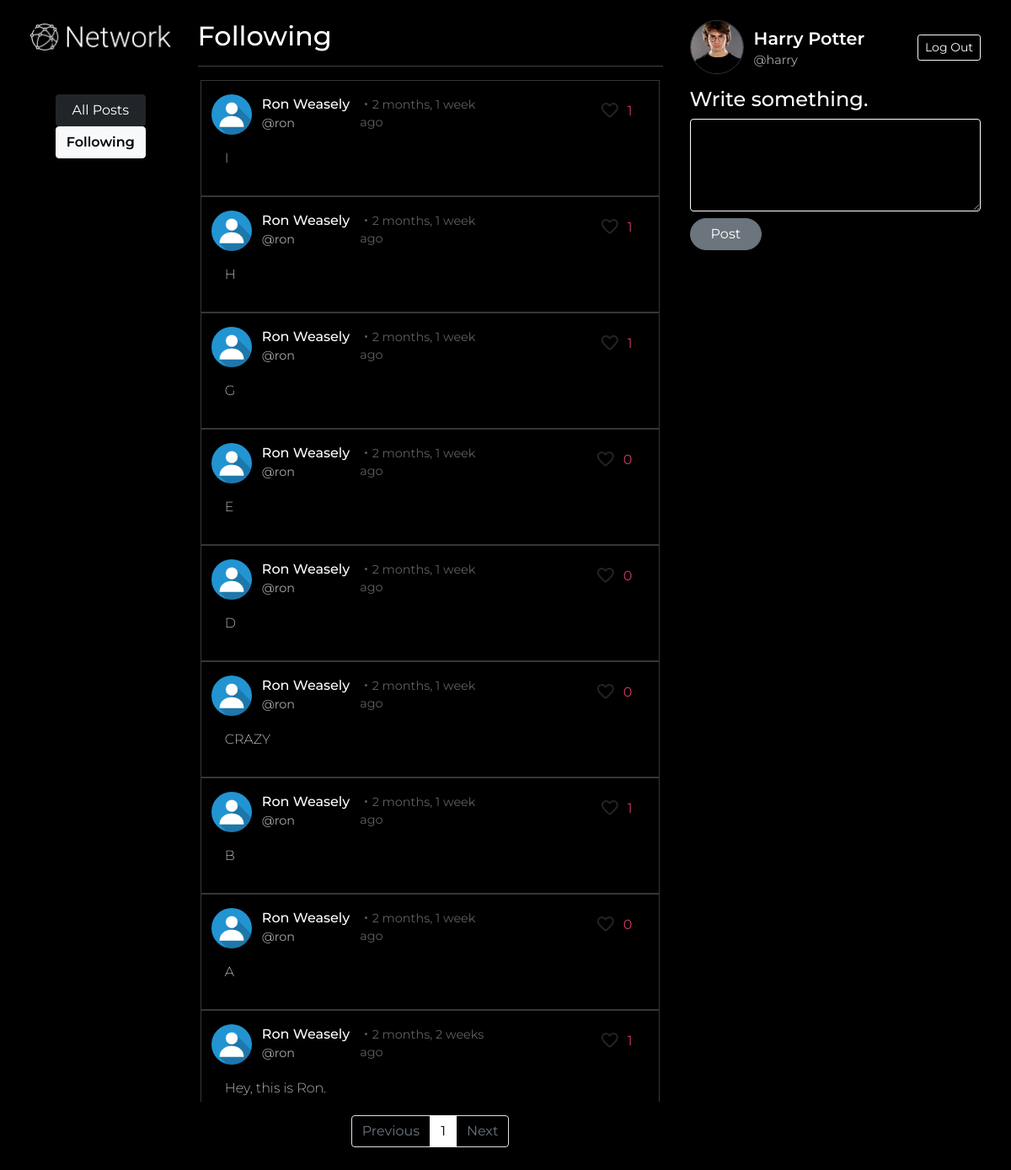
/following (signed in), run on the app's committed database.
### network/models.py (models this page shows, shortened)
class Post(models.Model):
    creator = models.ForeignKey(User, on_delete=models.CASCADE, related_name="posts")
    content = models.CharField(max_length=255)
    timestamp = models.DateTimeField(auto_now_add=True)
    def liked_users(self):
        return [x[0] for x in self.likes.values_list("user_id")]

class User(AbstractUser):
    pass

class Profile(models.Model):
    user = models.OneToOneField(User, on_delete=models.CASCADE)
    profile_pic = models.ImageField(upload_to="profile_pics", blank=True)
    timestamp = models.DateField(auto_now_add=True)

### network/views.py (the view)
# urls.py: path("following", views.following, name="following"),
@login_required(login_url="login")
def following(request):
    if request.method == "POST":
        creator = request.user
        content = request.POST["content"]
        post = Post(creator=creator, content=content)
        post.save()
        return HttpResponseRedirect(reverse("index"))
    posts = []
    following = request.user.following.all()
    for profile in following:
        print(profile)
        posts.extend(profile.following.posts.all())
    posts.reverse()
    paginator = Paginator(posts, 10)
    page_number = request.GET.get('page')
    page_obj = paginator.get_page(page_number)
    return render(request, "network/following.html", {
        "posts": page_obj
    })

### network/models.py (called while the page is built)
    def __str__(self):
        return f"{self.follower} follows {self.following}"

### network/templates/network/following.html (shortened to what this page needs)
{% extends "network/layout.html" %}
{% load static %}
{% load humanize %}
{% block nav %}
    <a class="btn btn-dark" href="{% url 'index' %}">All Posts</a>
    <a style="font-weight: 600;" class="btn btn-light" href="{% url 'following' %}">Following</a>
{% endblock %}
{% block body %}
    <div class="col-6 ms-2 me-2">
        <h2>Following</h2>
        <hr>
        <div class="post-list">
            {% for post in posts %}
                <div class="row posts">
                    <div class="row">
                        <div class="col-auto">
                            {% if post.creator.profile.profile_pic.url != None %}
                                <img class="profile-pic-post" src="{{ post.creator.profile.profile_pic.url }}" alt="Profile Picture">
                            {% else %}
                                <img class="profile-pic-post" src="{% static 'network/media/default-profile-picture.jpg' %}" alt="Profile Picture">
                            {% endif %}
                        </div>
                        <div class="col-auto">
                            <div class="row profile-name-post">
                                {{ post.creator.first_name }}
                                {{ post.creator.last_name }}
                            </div>
                            <div class="row">
                                <a class="profile-username-post" href="{% url 'profile' id=post.creator.pk %}">@{{ post.creator.username }}</a>
                            </div>
                        </div>
                        <div class="col time">
                            ・{{ post.timestamp|naturaltime }}
                        </div>
                        <div class="col d-grid gap-2 d-md-flex justify-content-md-end pe-0" id="toolbar-buttons">
                            {% if request.user.pk in post.liked_users %}
                                <button class="material-icons-round btn btn-bg-transparent p-0 like-button" id="like-button" data-post-id="{{ post.pk }}">
                                    favorite
                                </button>
                            {% else %}
                                <button class="material-icons-round btn btn-bg-transparent p-0 unlike-button" id="like-button" data-post-id="{{ post.pk }}">
                                </button>
                            {% endif %}
                            <span class="like-count" id="like-count-{{ post.pk }}">{{ post.likes.count }}</span>
                        </div>
                    </div>
                    <div class="row content-post" id="content-{{ post.pk }}">
                        {{ post.content }}
                    </div>
                </div>
            {% endfor %}
        </div>
        <nav class="nav justify-content-center">
            <ul class="pagination m-0 mt-3">
                {% if posts.has_previous %}
                    <li class="page-item">
                        <a class="page-link" href="?page={{ posts.previous_page_number }}" tabindex="-1">Previous</a>
                    </li>
                {% else %}
                    <li class="page-item disabled">
                        <a class="page-link" href="#" tabindex="-1" aria-disabled="true">Previous</a>
                    </li>
                {% endif %}
                {% for i in posts.paginator.page_range %}
                    {% if posts.number == i %}
                        <li class="page-item active" aria-current="page">
                            <a class="page-link" href="?page={{ i }}">{{ i }}</a>
                        </li>
                    {% elif i > posts.number|add:'-3' and i < posts.number|add:'3' %}
                        <li class="page-item">
                            <a class="page-link" href="?page={{ i }}">{{ i }}</a>
                        </li>
                    {% endif %}
                {% endfor %}
                {% if posts.has_next %}
                    <li class="page-item">
                        <a class="page-link" href="?page={{ posts.next_page_number }}">Next</a>
                    </li>
                {% else %}
                    <li class="page-item disabled   ">
                        <a class="page-link" href="#">Next</a>
                    </li>
                {% endif %}
            </ul>
        </nav>
    </div>
    <div class="col">
        <div class="row justify-content-end align-items-center">
            <div class="col-auto">
                {% if user.profile.profile_pic.url != None %}
                    <img class="profile-pic" src="{{ user.profile.profile_pic.url }}" alt="Profile Picture">
                {% else %}
                    <img class="profile-pic" src="{% static 'network/media/default-profile-picture.jpg' %}" alt="Profile Picture">
                {% endif %}
            </div>
            <div class="col-auto">
                <div class="row profile-name">
                    {{ request.user.first_name }}
                    {{ request.user.last_name }}
                </div>
                <div class="row">
                    <a class="profile-username" href="{% url 'profile' id=user.pk %}">@{{ request.user.username }}</a>
                </div>
            </div>
            <div style="text-align: end;" class="col">
                <a class="btn btn-sm btn-outline-light ms-3" href="{% url 'logout' %}">Log Out</a>
            </div>
        </div>
        <div class="row mt-3">
            <h4>Write something.</h4>
            <form class="new-post" action="{% url 'index' %}" method="POST">
                <textarea class="form-control new-post-text" rows="4" name="content" required></textarea>
                <button type="submit" class="btn btn-secondary rounded-pill mt-2 ps-4 pe-4">Post</button>
            </form>
        </div>
    </div>
{% endblock %}

### network/static/network/styles.css (style rules this page uses)
* { margin: 0; padding: 0; box-sizing: border-box; }
body { background-color: black; color: white; font-family: 'Montserrat', sans-serif; }
.profile-pic { height: 4em; width: 4em; object-fit: cover; border-radius: 50%; border: 1px solid rgb(58, 58, 58); }
.profile-name { font-size: 1.3em; font-weight: 600; }
.profile-username { font-size: .9em; color: rgb(167, 167, 167); padding: 0; text-decoration: none; }
.new-post-text { border: 1px solid white; background: transparent; }
.posts { border: .5px solid rgb(54, 54, 54); padding: 1em 0; margin: 0 .2em; }
.profile-pic-post { height: 3em; width: 3em; object-fit: cover; border-radius: 50%; }
.profile-name-post { font-size: 1em; font-weight: 500; }
.profile-username-post { font-size: .9em; color: rgb(167, 167, 167); padding: 0; text-decoration: none; }
.content-post { margin: 1em; font-weight: 200; }
.post-list { height: 78vh; overflow-x: hidden; overflow-y: auto; }
.time { font-size: .9em; color: rgb(95, 95, 95); margin-top: 0.1em; }
.page-link { background-color: black; color: white; }
.pagination > .disabled > .page-link { background-color: black; }
.pagination > .active > .page-link { border-color: white; color: black; background-color: white; }
.unlike-button { height: fit-content; font-size: 1.5em; }
.like-count { margin-top: .5em; margin-right: .5em; color: #CE3A60; }

### data on the page
Post: creator.first_name "Ron", creator.last_name "Weasely", creator.username "ron", timestamp "2 months, 1 week ago", likes.count "1", content "I"
Post: creator.first_name "Ron", creator.last_name "Weasely", creator.username "ron", timestamp "2 months, 1 week ago", likes.count "1", content "H"
Post: creator.first_name "Ron", creator.last_name "Weasely", creator.username "ron", timestamp "2 months, 1 week ago", likes.count "1", content "G"
Post: creator.first_name "Ron", creator.last_name "Weasely", creator.username "ron", timestamp "2 months, 1 week ago", likes.count "0", content "E"
Post: creator.first_name "Ron", creator.last_name "Weasely", creator.username "ron", timestamp "2 months, 1 week ago", likes.count "0", content "D"
Post: creator.first_name "Ron", creator.last_name "Weasely", creator.username "ron", timestamp "2 months, 1 week ago", likes.count "0", content "CRAZY"
Post: creator.first_name "Ron", creator.last_name "Weasely", creator.username "ron", timestamp "2 months, 1 week ago", likes.count "1", content "B"
Post: creator.first_name "Ron", creator.last_name "Weasely", creator.username "ron", timestamp "2 months, 1 week ago", likes.count "0", content "A"
Post: creator.first_name "Ron", creator.last_name "Weasely", creator.username "ron", timestamp "2 months, 2 weeks ago", likes.count "1", content "Hey, this is Ron."
User: profile.profile_pic (picture), user.first_name "Harry", user.last_name "Potter", user.username "harry"

### other printed values
{{ i }} "1"
